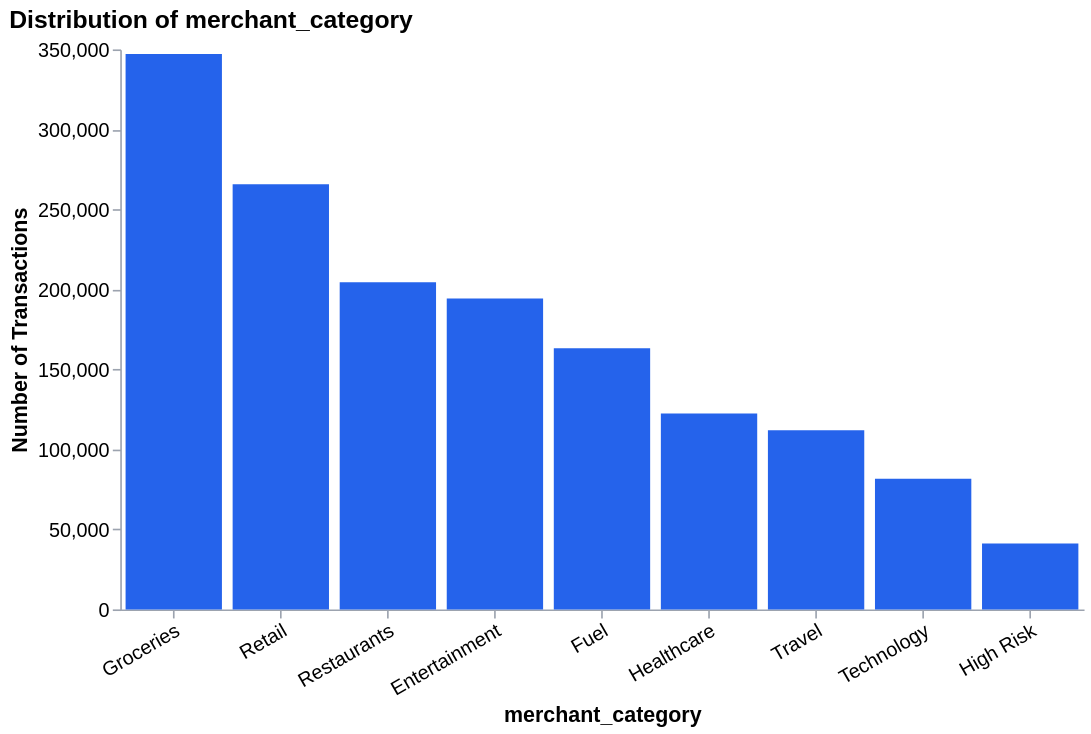

Source (notebook cell):
### Code cell
categorical_distribution('merchant_category')

### Figure 1 — Vega-Lite specification as saved in the notebook (floating-point values rounded to 4 significant figures)
{"config": {"view": {"continuousWidth": 300, "continuousHeight": 300, "strokeWidth": 0}, "axis": {"domainColor": "#9ca3af", "labelColor": "#000", "labelFontSize": 12, "labelLimit": 160, "tickColor": "#9ca3af", "titleColor": "#000", "titleFontSize": 13}}, "data": {"name": "data-3d1d6562726a4bca9501d4ef4a89498c"}, "mark": {"type": "bar", "color": "#2563eb"}, "encoding": {"tooltip": [{"field": "merchant_category", "type": "nominal"}, {"field": "Count", "format": ",", "title": "Transactions", "type": "quantitative"}, {"field": "Share", "format": ".1%", "type": "quantitative"}], "x": {"axis": {"grid": false, "labelAngle": -30}, "field": "merchant_category", "sort": "-y", "title": "merchant_category", "type": "nominal"}, "y": {"axis": {"grid": false}, "field": "Count", "title": "Number of Transactions", "type": "quantitative"}}, "height": 340, "title": {"text": "Distribution of merchant_category", "anchor": "start", "fontSize": 15}, "width": 585, "$schema": "https://vega.github.io/schema/vega-lite/v5.20.1.json", "datasets": {"data-3d1d6562726a4bca9501d4ef4a89498c": [{"merchant_category": "Groceries", "Count": 347091, "Share": 0.2266}, {"merchant_category": "Retail", "Count": 265765, "Share": 0.1735}, {"merchant_category": "Restaurants", "Count": 204523, "Share": 0.1335}, {"merchant_category": "Entertainment", "Count": 194236, "Share": 0.1268}, {"merchant_category": "Fuel", "Count": 163241, "Share": 0.1066}, {"merchant_category": "Healthcare", "Count": 122481, "Share": 0.07995}, {"merchant_category": "Travel", "Count": 111902, "Share": 0.07304}, {"merchant_category": "Technology", "Count": 81639, "Share": 0.05329}, {"merchant_category": "High Risk", "Count": 41131, "Share": 0.02685}]}}
